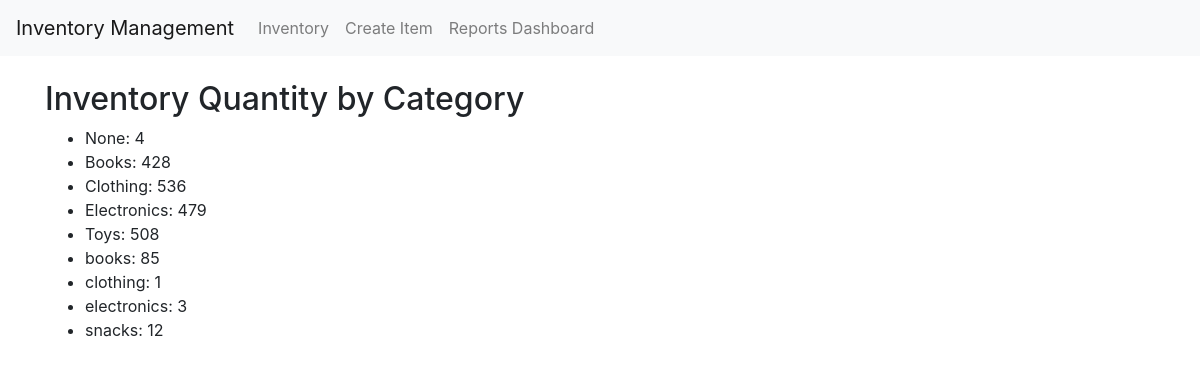
/reports/inventory_quantity_by_category/, run on the app's committed database.
### inventory/models.py (models this page shows, shortened)
class Item(models.Model):
    CATEGORY_CHOICES = [
        ('electronics', 'Electronics'),
        ('clothing', 'Clothing'),
        ('books', 'Books'),
    ]
    name = models.CharField(max_length=255)
    category = models.CharField(max_length=100, choices=CATEGORY_CHOICES, blank=True, null=True)
    quantity = models.IntegerField(validators=[MinValueValidator(0)])
    price = models.DecimalField(max_digits=10, decimal_places=2)
    description = models.TextField(blank=True, null=True)
    image = models.ImageField(upload_to='item_images/', blank=True, null=True)

### inventory/views.py (the view)
# urls.py: path('reports/inventory_quantity_by_category/', InventoryQuantityByCategoryView.as_view(), name='inventory_quantity_by_category')
class InventoryQuantityByCategoryView(TemplateView):
    template_name = 'inventory/inventory_quantity_by_category.html'
    def get_context_data(self, **kwargs):
        context = super().get_context_data(**kwargs)
        categories = Item.objects.values('category').annotate(total_quantity=Sum('quantity'))
        context['categories'] = categories
        return context

### inventory/templates/inventory/inventory_quantity_by_category.html (shortened to what this page needs)
{% extends 'base.html' %}
{% block content %}
    <h2>Inventory Quantity by Category</h2>
    <ul>
        {% for category_data in categories %}
            <li>{{ category_data.category }}: {{ category_data.total_quantity }}</li>
        {% endfor %}
    </ul>
{% endblock %}

### data on the page
Item: category "books", total_quantity "85"
Item: category "clothing", total_quantity "1"

### other printed values
{{ category_data.category }} "None" "Books" "Clothing" "Electronics" "Toys" "electronics" "snacks"
{{ category_data.total_quantity }} "4" "428" "536" "479" "508" "3" "12"
